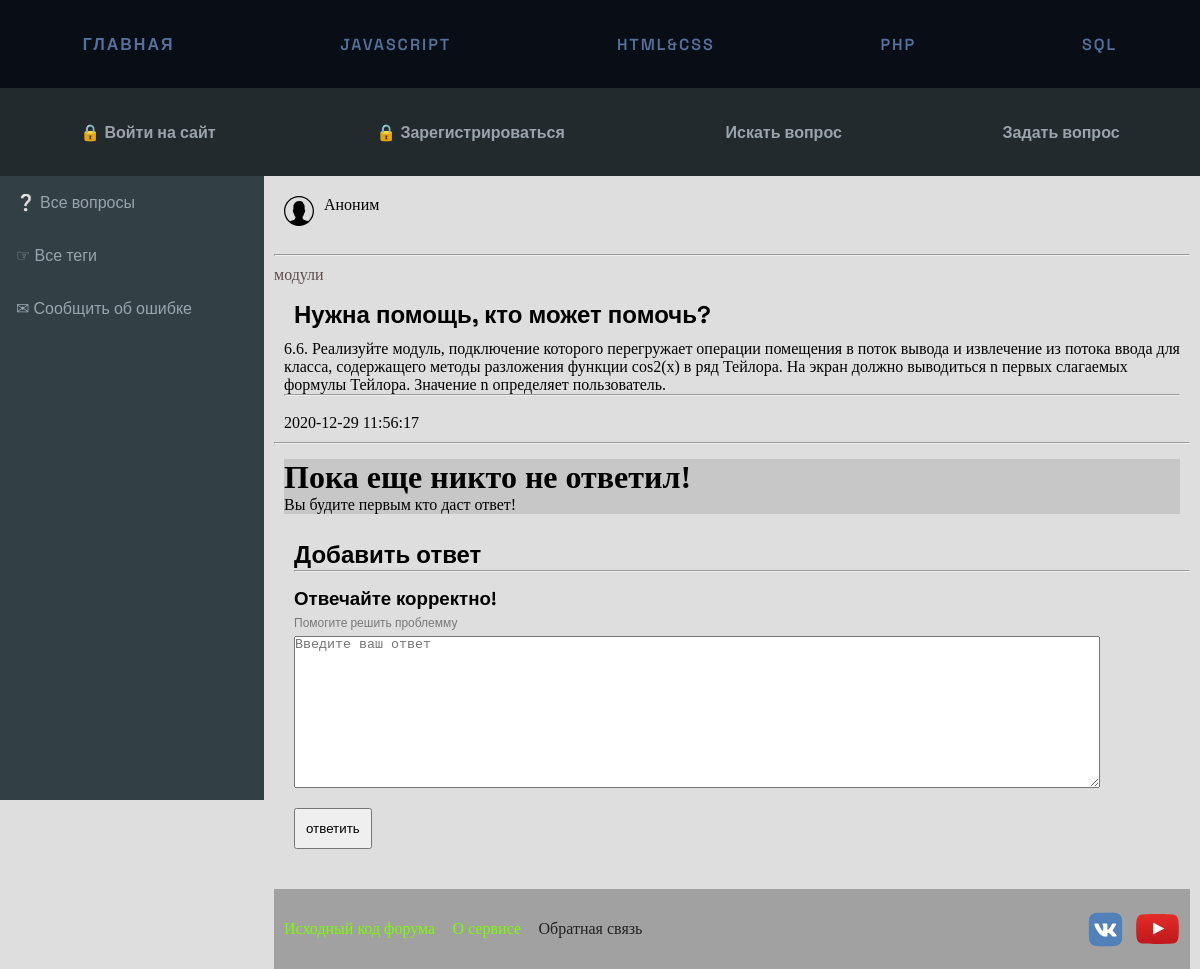
/singleQuestion/id?id=19, run on the app's committed database.
### tables this page shows
CREATE TABLE `questions`
(
    `id`             int(11) NOT NULL,
    `user_id`        int(11) NOT NULL,
    `title`          varchar(255) NOT NULL,
    `tags`           text         NOT NULL,
    `body`           text         NOT NULL,
    `date_of_create` datetime     NOT NULL
);

### config/routes.php (called while the page is built)
<?php
return array(
    'securiry/RegUser'=> 'security/RegisterUser',
    'securiry/AuthUser'=> 'security/AuthenticationUser',
    'security/EditProfileFirstName'=> 'editprofile/UpdateUserFirstName',
    'security/EditProfileLastName'=> 'editprofile/UpdateUserLastName',
    'security/EditProfileAbout'=> 'editprofile/UpdateUserAbout',
    'security/EditProfileEmail'=> 'editprofile/UpdateUserEmail',
    'questions/AddNewQuestion'=> 'Questions/AddNewQuestion',
    'questions/AddNewAnswer'=> 'Questions/AddNewAnswer',
    'security/logout'=> 'security/Logout',
    'security/login' => 'security/SignIn',
    'security/reg' => 'security/SignUp',
    'security/profile' => 'security/Profile',
    'security/remind' => 'security/Remind',
    'questions/ask' => 'questions/Ask',
    'singleQuestion/id?' => 'questions/QuestionById',
    'navigation/tags' => 'navigation/Tags',
    'navigation/feedback' => 'navigation/Feedback',
    '' => 'navigation/Main',
);

### components/Renderer.php (called while the page is built, shortened)
<?php
class Renderer
{
    private $templates_dir = 'views';
    private $root_template = '';
    public function setTemplatesDir($dir)
    {
        $dir = ROOT . '/' . $dir;
        if (is_dir($dir)) {
            $this->templates_dir = $dir;
        } else {
            echo 'Templates dir does not exists! Exiting.';
            exit;
        }
    }
    public function loadTemplate($template, $data = array())
    {
        $result = $data;
        include $this->templates_dir . '/' . $template . '.php';
    }
    public function renderTemplate($data = array(), $name = '')
    {
        $rtp = !empty($name) ? $name : $this->root_template;
        $this->loadTemplate($rtp, $data);
    }
}

### components/Controller.php (called while the page is built, shortened)
<?php
class Controller
{
    protected $renderer = null;
    public function __construct($cname)
    {
        $this->renderer = new Renderer();
    }
    public function renderView($data = array(), $name = '')
    {
        $this->renderer->setTemplatesDir('views');
        $this->renderer->renderTemplate($data, $name);
    }
}

### controllers/QuestionsController.php (called while the page is built, shortened)
<?php
class QuestionsController extends Controller
{
    public function actionQuestionById()
    {
        if (isset($_GET['id'])) {
            $select = array(
                'where' => 'id=' . $_GET['id']
            );
            $question = new  Model_Questions($select);
            $getquestion = $question->getOneRow();
            $select = array(
                'where' => 'id =' . $getquestion['user_id']
            );
            $user = new Model_Users($select);
            $usersInfo = $user->getOneRow();
            if ($usersInfo === null) {
                $getquestion['FirstAndLastName'] = 'Аноним';
            }
            else {
                $getquestion['FirstAndLastName'] = $usersInfo['first_name'] . " " . $usersInfo['last_name'];
            }
            $result_answers = array();
            $getquestion['Answers'] = $result_answers;
        }
        $this->renderView($getquestion, 'pages/questions/singleQuestion');
        return $this;
    }
}

### index.php (called while the page is built, shortened)
<?php session_start();
require_once(ROOT . '/components/Router.php');
require_once(ROOT . '/components/Renderer.php');
require_once(ROOT . '/components/Controller.php');
$router = new Router();
$router->run();

### models/Model_Base.php (called while the page is built, shortened)
<?php
abstract class Model_Base
{
    protected $db;
    private $dataResult;
    public function __construct($select = false)
    {
        global $connect;
        $this->db = $connect;
        $modelName = get_class($this);
        $arrExp = explode('_', $modelName);
        $tableName = strtolower($arrExp[1]);
        $this->table = $tableName;
        $sql = $this->_getSelect($select);
        if ($sql) $this->_getResult("SELECT * FROM $this->table" . $sql);
    }
    private function _getSelect($select)
    {
        if (is_array($select)) {
            $allQuery = array_keys($select);
            array_walk($allQuery, function (&$val) {
                $val = strtoupper($val);
            });
            $querySql = "";
            if (in_array("WHERE", $allQuery)) {
                foreach ($select as $key => $val) {
                    if (strtoupper($key) == "WHERE") {
                        $querySql .= " WHERE " . $val;
                    }
                }
            }
            return $querySql;
        }
        return false;
    }
    private function _getResult($sql)
    {
        try {
            $db = $this->db;
            $stmt = $db->query($sql);
            $this->dataResult = $stmt;
        } catch (PDOException $e) {
            echo $e->getMessage();
            exit;
        }
        return $this->dataResult;
    }
}

### views/pages/questions/singleQuestion.php (the view, shortened to what this page needs)
<?php if (!isset($styles)) {
    ob_start(); ?>
    <link rel="stylesheet" href="/php-forum/publicrum/public/css/question__page.css" type="text/css">
    <?php $styles = ob_get_clean();
} ?>
<?php if (!isset($content)) {
    ob_start(); ?>
    <div>
        <? if (!isset($result)) { ?>
            <div class="block">
                <h1>Ошибка!</h1>
            </div>
        <? } else { ?>
            <div class="user-info">
                <div class="mini-icon"></div>
                <div class="user-name"><a href=""><? echo $result['FirstAndLastName'] ?></a></div>
            </div>
            <br>
            <hr>
            <div class="ask-tags">
                <? echo $result['tags'] ?>
            </div>
            <div class="title">
                <h2><? echo $result['title'] ?></h2>
            </div>
            <div class="ask-description">
                <p>
                    <? echo $result['body'] ?>
                </p>
                <hr>
                <br>
                <p><? echo $result['date_of_create'] ?></p>
            </div>
            <hr>
            <div class="comments">
                <? if (!isset($result['Answers'][0]['id'])) { ?>
                    <div class="comment-block">
                        <div class="comment-header">
                            <h1>Пока еще никто не ответил!</h1>
                        </div>
                        <div class="comment-description">
                            Вы будите первым кто даст ответ!
                        </div>
                    </div>
                <? } ?>
            </div>
            <form class="contact_form" id="Form_answer">
                <div class="ask">
                    <div class="title">
                        <h2>Добавить ответ</h2>
                        <hr>
                    </div>
                    <div class="title">
                        <h3>Отвечайте корректно!</h3>
                        <p>Помогите решить проблемму</p>
                        <textarea name="text" id="question_description" cols="130" rows="10" maxlength="600"
                                  placeholder="Введите ваш ответ" required></textarea>
                    </div>
                    <input type="submit" class="btn" value="ответить">
                </div>
            </form>
        <? } ?>
    </div>
    <?php $content = ob_get_clean();
} ?>
<?php require 'views/include/pages_template.php'; ?>

### components/Router.php (shortened to what this page needs)
<?php
class Router
{
    private $routes;
    public function __construct()
    {
        $routesPath = ROOT . '/config/routes.php';
        $this->routes = include($routesPath);
    }
    private function getURI()
    {
        if (!empty($_SERVER['REQUEST_URI'])) {
            return trim($_SERVER['REQUEST_URI'], '/');
        }
    }
    public function run()
    {
        $uri = $this->getURI();
        foreach ($this->routes as $uriPattern => $path) {
            if (preg_match("~$uriPattern~", $uri)) {
                $regiments = explode('/', $path);
                $cname = array_shift($regiments);
                $actionName = 'action' . ucfirst(array_shift($regiments));
                $controllerObject = new $controllerName($cname);
                $result = $controllerObject->$actionName();
                if ($result != null) {
                    break;
                }
            }
        }
    }
}

### views/include/header.php
<div class="header-wrapper">
    <nav class="menu">
        <ul class="menu__list">
            <li>
                <a href="/" class="menu__link">Главная</a>
            </li>
            <li>
                <a href="../../index.php" class="menu__link">Javascript</a>
            </li>
            <li>
                <a href="../../index.php" class="menu__link">HTML&CSS</a>
            </li>
            <li>
                <a href="../../index.php" class="menu__link">PHP</a>
            </li>
            <li>
                <a href="../../index.php" class="menu__link">SQL</a>
            </li>
        </ul>
    </nav>
    <div class="container">
        <? if (!isset($_SESSION['id'])) { ?>
            <div class="sub-menu">
                <a href="/security/login" id="sign-in"> &#128274; Войти на сайт</a>
            </div>
            <div class="sub-menu">
                <a href="/security/reg" id="sign-up"> &#128274; Зарегистрироваться</a>
            </div>
        <? } ?>
        <div class="sub-menu">
            <a href="/questions/find" id="find">Искать вопрос</a>
        </div>
        <div class="sub-menu">
            <a href="/questions/ask" id="answer">Задать вопрос </a>
        </div>
    </div>
</div>

### views/include/sidebar.php (shortened to what this page needs)
<div class="sidebar">
    <a href="/">&#10068; Все вопросы</a>
    <a href="/navigation/tags">&#9758; Все теги</a>
    <a href="/navigation/feedback">&#9993; Сообщить об ошибке</a>
</div>

### views/include/footer.php
<div class="wrapper-footer">
    <div class="footer-links">
        <ul class="links-foo">
            <li>
                <a style="color: lawngreen" target="_blank" href="https://github.com/php1995/php-forum"> Исходный код
                    форума</a>
            </li>
            <li>
                <a style="color: lawngreen" href="https://github.com/php1995/php-forum#readme" target="_blank">О
                    сервисе</a>
            </li>
            <li>
                <a href="/navigation/feedback">Обратная связь</a>
            </li>
        </ul>
    </div>
    <div>
        <div class="footer-icons">
            <div class="icon-vk">
                <a href="https://vk.com/id1" target="_blank"></a>
            </div>
            <div class="icon-youtube">
                <a href="https://youtube.com" target="_blank"></a>
            </div>
        </div>
    </div>
</div>

### public/css/menu_and_content.css (style rules this page uses)
* { margin: 0; padding: 0; box-sizing: border-box; }
body, html { height: 100%; width: 100%; background-color: #dedede; }
.sidebar { display: block; position: sticky; top: 22vh; left: 0; grid-area: sidebar; margin: 0; padding: 0; width: 22vw; background-color: #1F2123; height: 100vh; overflow: hidden; font-family: 'Space Grotesk', sans-serif; }
.sidebar a { display: block; position: relative; color: #9aa4ad; padding: 16px; text-decoration: none; transition: 1.0s ease; }

### public/css/header.css (style rules this page uses)
* { margin: 0; padding: 0; box-sizing: border-box; }
a { text-decoration: none; }
.header-wrapper { display: sticky; height: 22vh; width: 100%; }
.menu li { list-style: none; }
.menu__link { text-transform: uppercase; font-weight: 600; }
.menu { display: flex; align-items: center; justify-content: center; background-color: #090E16; color: #fff; height: 11vh; }
.menu__list { display: -webkit-box; display: -ms-flexbox; width: 100%; display: flex; flex-direction: row; -ms-flex-pack: distribute; justify-content: space-around; transition: all 1.0s ease; }
.menu__list > li { position: relative; }
.menu li > a { font-family: 'Space Grotesk', sans-serif; letter-spacing: 2px; color: #56709c; text-decoration: none; transition: all 0.5s ease; -ms-transition: all 0.5s ease; -o-transition: all 0.5s ease; -moz-transition: all 0.5s ease; -webkit-transition: all 0.5s ease; background-position: 0% }
.container { font-family: 'Space Grotesk', sans-serif; display: flex; flex-direction: row; box-sizing: content-box; justify-content: space-around; align-items: center; background-color: #222A2E; height: 11vh; }
.container a { color: #9aa4ad; font-weight: 600; padding: 15px; transition: 0.6s ease; }

### public/css/sidebar.css (style rules this page uses)
.sidebar { display: block; width: 22vw; background-color: #323f45; height: 78vh; overflow: hidden; font-family: 'Space Grotesk', sans-serif; grid-area: sidebar; }
.sidebar a { display: block; position: relative; color: #9aa4ad; padding: 16px; text-decoration: none; transition: 0.5s all ease; border: none; left: 0px; }

### public/css/content.css (style rules this page uses)
* { margin: 0; padding: 0; box-sizing: border-box; }

### public/css/footer.css (style rules this page uses)
* { margin: 0; padding: 0; }
.wrapper-footer { margin-top: 40px; display: flex; flex-direction: row; justify-content: space-between; align-items: center; position: relative; width: 100%; height: 10vh; background-color: #a1a1a1; padding-left: 10px; padding-right: 10px; }
.footer-links { display: block; width: 40%; }
.links-foo { display: flex; width: 100%; justify-content: space-between; list-style-type: none; }
.links-foo li a { color: #212121; }
.footer-icons { display: flex; flex-direction: row; justify-content: space-around; align-items: center; width: auto; height: auto; }
.icon-vk { background-image: url(../images/vk-1.svg); background-repeat: no-repeat; background-size: contain; width: 35px; height: 35px; margin-right: 12px; }
.icon-vk a { display: block; height: 100%; }
.icon-youtube { background-image: url(../images/youtube.svg); background-repeat: no-repeat; background-size: contain; background-position: center; width: 45px; height: 30px; }
.icon-youtube a { display: block; height: 100%; }

### public/css/ask.css (style rules this page uses)
* { margin: 0; padding: 0; }
.ask { margin: 0 auto; max-width: 1100px; flex-direction: column; }
.title,.btn { margin-left: 20px; font-family: 'Space Grotesk', sans-serif; }
textarea { width: 90%; }
.title h2, .title h3 { padding-top: 15px; }
.title p { padding-top:5px; padding-bottom: 5px; color: rgb(121, 121, 121); font-size: 12px; }
.btn { margin-top: 15px; padding: 10px; }

### public/css/profile.css (style rules this page uses)
* { margin: 0; padding: 0; box-sizing: border-box; }
* { user-select: none; -webkit-tap-highlight-color:transparent; }

### public/css/question__page.css (style rules this page uses)
* { margin: 0; padding: 0; }
.mini-icon { display: flex; align-items: center; justify-content: center; background-image: url(../images/user-profile-svgrepo-com.svg); height: 30px; width: 30px; background-repeat: no-repeat; }
.user-info { display: flex; padding-left: 10px; padding-top: 10px; padding-bottom: 10px; }
.user-name { padding-left: 10px; }
.ask-tags { padding-top: 10px; display: flex; color: rgb(94, 77, 77); }
.ask-description, .comment-block { margin: 10px; }
.comments { margin-top: 15px; }
.comment-header { display: flex; align-items: center; justify-content: flex-start; }
.comment-block { background-color: rgba(163, 163, 163, 0.39); max-width: 900px; }

### data on the page
questions: tags "модули", title "Нужна помощь, кто может помочь?", body "6.6. Реализуйте модуль, подключение которого перегружает операции помещения в поток вывода и извлечение из потока ввода для класса, содержащего методы разложения функции cos2(x) в ряд Тейлора. На экран должно выводиться n первых слагаемых формулы Тейлора. Значение n определяет пользователь.", date_of_create "2020-12-29 11:56:17"
